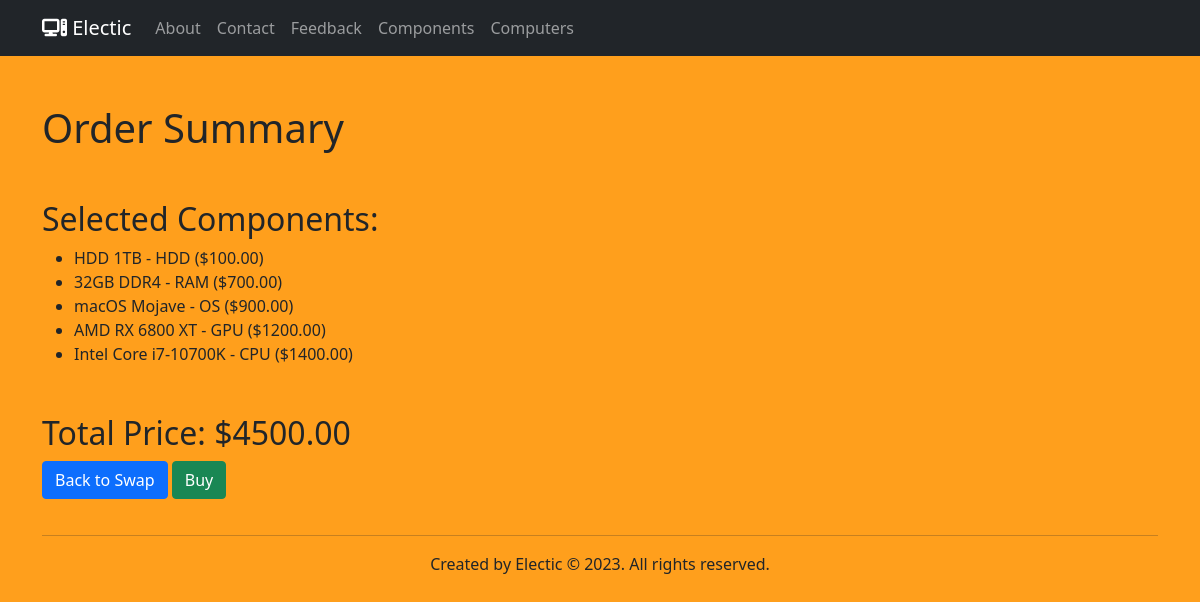
The page /part3/computers/2/swap/order_summary/ on the database its author committed.
### part3/models.py (models this page shows, shortened)
class Component(models.Model):
    CATEGORY_CHOICES = [
        ('HDD', 'HDD'),
        ('RAM', 'RAM'),
        ('OS', 'OS'),
        ('GPU', 'GPU'),
        ('CPU', 'CPU'),
    ]
    name = models.CharField(max_length=100)
    category = models.CharField(max_length=3, choices=CATEGORY_CHOICES)
    price = models.DecimalField(max_digits=8, decimal_places=2, default=0.00)
    image_url = models.URLField(default='https://lh3.googleusercontent.com/RC4BS3P3PWp7cFviCPWButk0UFAxQKu54XayyjgzOSy2PTD0D9Zll1gSLaMzClmPNW8L3lvvg-2TeD857WIcoVSxC4G-Yo2Q7kUf_5TFuT66ZE5RvKWYykoVxDqe69f32vH6rt3m5A=w20')

class Computer(models.Model):
    name = models.CharField(max_length=100)
    components = models.ManyToManyField(Component)
    image_url = models.URLField(default='https://lh3.googleusercontent.com/RC4BS3P3PWp7cFviCPWButk0UFAxQKu54XayyjgzOSy2PTD0D9Zll1gSLaMzClmPNW8L3lvvg-2TeD857WIcoVSxC4G-Yo2Q7kUf_5TFuT66ZE5RvKWYykoVxDqe69f32vH6rt3m5A=w20')
    @property
    def total_price(self):
        return sum(component.price for component in self.components.all()) + 200

### part3/views.py (the view)
# urls.py: path('computers/<int:computer_id>/swap/order_summary/', views.order_summary, name='order_summary'),
def order_summary(request, computer_id):
    computer = get_object_or_404(Computer, id=computer_id)
    return render(request, 'part3/order_summary.html', {'computer': computer})

### part3/templates/part3/order_summary.html (shortened to what this page needs)
{% extends 'part3/base.html' %}
{% block content %}
    <h1 class="mt-5">Order Summary</h1>
    <h2 class="mt-5">Selected Components:</h2>
    <ul>
        {% for component in computer.components.all %}
            <li>{{ component.name }} - {{ component.category }} (${{ component.price }})</li>
        {% endfor %}
    </ul>
    <h2 class="mt-5">Total Price: ${{ computer.total_price }}</h2>
    <a href="{% url 'swap_component' computer.id %}" class="btn btn-primary">Back to Swap</a>
    <a href="{% url 'order_complete' computer.id %}" class="btn btn-success">Buy</a>
{% endblock %}

### part3/templates/part3/base.html (style rules this page uses)
html { height: 100%; }
body { background-size: cover; width: 100vw; height: 100vh; background: #ff9f1c; }

### rows shown on the page
Component: name "HDD 1TB", category "HDD", price "100.00"
Component: name "32GB DDR4", category "RAM", price "700.00"
Component: name "macOS Mojave", category "OS", price "900.00"
Component: name "AMD RX 6800 XT", category "GPU", price "1200.00"
Component: name "Intel Core i7-10700K", category "CPU", price "1400.00"
Computer: total_price "4500.00"
